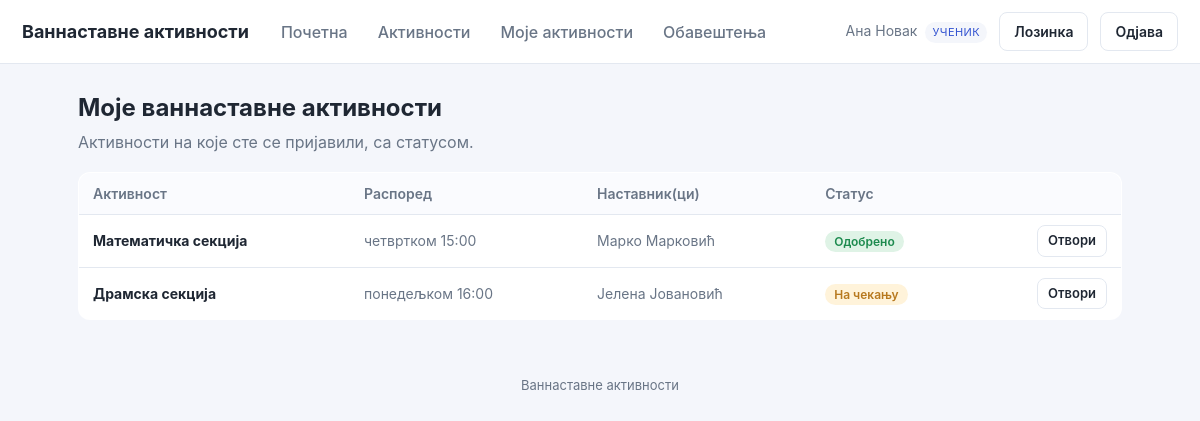
/my_activities.php (signed in), run on the app's committed database.
### tables this page shows
CREATE TABLE users (
  id          INT AUTO_INCREMENT PRIMARY KEY,
  name        VARCHAR(120) NOT NULL,
  username    VARCHAR(60)  NOT NULL UNIQUE,
  maticni_broj VARCHAR(20) DEFAULT NULL UNIQUE,
  password    VARCHAR(255) NOT NULL,
  role        ENUM('admin','teacher','student') NOT NULL,
  grade_class VARCHAR(40) DEFAULT NULL,
  active      TINYINT(1) NOT NULL DEFAULT 1,
  must_change_password TINYINT(1) NOT NULL DEFAULT 0,
  created_at  DATETIME NOT NULL DEFAULT CURRENT_TIMESTAMP
);

CREATE TABLE applications (
  id          INT AUTO_INCREMENT PRIMARY KEY,
  student_id  INT NOT NULL,
  activity_id INT NOT NULL,
  status      ENUM('pending','approved','rejected') NOT NULL DEFAULT 'pending',
  applied_at  DATETIME NOT NULL DEFAULT CURRENT_TIMESTAMP,
  decided_at  DATETIME DEFAULT NULL,
  decided_by  INT DEFAULT NULL,
  UNIQUE KEY uniq_student_activity (student_id, activity_id),
  CONSTRAINT fk_app_student  FOREIGN KEY (student_id)  REFERENCES users(id)      ON DELETE CASCADE,
  CONSTRAINT fk_app_activity FOREIGN KEY (activity_id) REFERENCES activities(id) ON DELETE CASCADE,
  CONSTRAINT fk_app_decider  FOREIGN KEY (decided_by)  REFERENCES users(id)      ON DELETE SET NULL
);

CREATE TABLE activities (
  id            INT AUTO_INCREMENT PRIMARY KEY,
  name          VARCHAR(150) NOT NULL,
  description   TEXT,
  location      VARCHAR(150) DEFAULT NULL,
  schedule_text VARCHAR(150) DEFAULT NULL,
  max_students  INT NOT NULL DEFAULT 20,
  status        ENUM('open','closed','archived') NOT NULL DEFAULT 'open',
  created_by    INT DEFAULT NULL,
  created_at    DATETIME NOT NULL DEFAULT CURRENT_TIMESTAMP,
  CONSTRAINT fk_act_creator FOREIGN KEY (created_by) REFERENCES users(id) ON DELETE SET NULL
);

### includes/db.php (called while the page is built, shortened)
<?php
function db(): PDO {
    static $pdo = null;
    if ($pdo === null) {
        $dsn = 'mysql:host=' . DB_HOST . ';dbname=' . DB_NAME . ';charset=utf8mb4';
        try {
            $pdo = new PDO($dsn, DB_USER, DB_PASS, [
                PDO::ATTR_ERRMODE            => PDO::ERRMODE_EXCEPTION,
                PDO::ATTR_DEFAULT_FETCH_MODE => PDO::FETCH_ASSOC,
                PDO::ATTR_EMULATE_PREPARES   => false,
            ]);
        } catch (PDOException $e) {
            http_response_code(500);
            die('Повезивање са базом није успело. Проверите config.php. '
                . (DEBUG ? '(' . htmlspecialchars($e->getMessage()) . ')' : ''));
        }
    }
    return $pdo;
}

### includes/auth.php (called while the page is built, shortened)
<?php
require_once __DIR__ . '/db.php';
require_once __DIR__ . '/functions.php';
function current_user(): ?array {
    static $u = null;
    if ($u === null) {
        $st = db()->prepare('SELECT * FROM users WHERE id=? AND active=1');
        $st->execute([$_SESSION['uid']]);
        $u = $st->fetch() ?: null;
    }
    return $u;
}
function require_login(): array {
    $u = current_user();
    return $u;
}
function require_role(string ...$roles): array {
    $u = require_login();
    return $u;
}
function is_student(array $u): bool { return $u['role'] === 'student'; }

### my_activities.php (the view, shortened to what this page needs)
<?php
require_once __DIR__ . '/includes/auth.php';
$u = require_role('student');
$st = db()->prepare("SELECT a.*, ap.status,
        (SELECT GROUP_CONCAT(us.name SEPARATOR ', ') FROM users us JOIN activity_teachers t ON t.teacher_id=us.id WHERE t.activity_id=a.id) AS teachers
        FROM applications ap JOIN activities a ON a.id=ap.activity_id
        WHERE ap.student_id=? ORDER BY FIELD(ap.status,'approved','pending','rejected'), a.name");
$st->execute([$u['id']]);
$rows = $st->fetchAll();
include __DIR__ . '/includes/header.php';
?>
<h1>Моје ваннаставне активности</h1>
<p class="sub">Активности на које сте се пријавили, са статусом.</p>
<?php if (!$rows): ?>
  <div class="card muted">Још се нисте пријавили ни на једну активност. <a href="activities.php">Прегледајте активности</a>.</div>
<?php else: ?>
<table>
  <tr><th>Активност</th><th>Распоред</th><th>Наставник(ци)</th><th>Статус</th><th></th></tr>
  <?php foreach ($rows as $a): ?>
  <tr>
    <td><strong><?= e($a['name']) ?></strong></td>
    <td class="muted"><?= e($a['schedule_text'] ?: '—') ?></td>
    <td class="muted"><?= e($a['teachers'] ?: '—') ?></td>
    <td><?= status_badge($a['status']) ?></td>
    <td class="right"><a class="btn btn-sm btn-ghost" href="activity_view.php?id=<?= (int)$a['id'] ?>">Отвори</a></td>
  </tr>
  <?php endforeach; ?>
</table>
<?php endif; ?>
<?php include __DIR__ . '/includes/footer.php'; ?>

### includes/header.php (shortened to what this page needs)
<?php
$u = $u ?? current_user();
?><!DOCTYPE html>
<html lang="sr">
<head>
<link rel="stylesheet" href="assets/style.css">
</head>
<body>
<header class="topbar">
  <a class="brand" href="dashboard.php"><?= e(APP_NAME) ?></a>
  <?php if ($u): ?>
  <nav class="mainnav">
    <a href="dashboard.php">Почетна</a>
    <a href="activities.php">Активности</a>
    <?php if (is_student($u)): ?>
      <a href="my_activities.php">Моје активности</a>
      <a href="notifications.php">Обавештења</a>
    <?php endif; ?>
  </nav>
  <div class="userbox">
    <span class="uname"><?= e($u['name']) ?> <span class="role"><?= e(role_label($u['role'])) ?></span></span>
    <a class="btn btn-ghost" href="change_password.php">Лозинка</a>
    <a class="btn btn-ghost" href="logout.php">Одјава</a>
  </div>
  <?php endif; ?>
</header>
<main class="container">

### includes/functions.php (shortened to what this page needs)
<?php
function e(?string $s): string {
    return htmlspecialchars($s ?? '', ENT_QUOTES, 'UTF-8');
}
function status_label(string $s): string {
    static $m = [
        'pending'  => 'На чекању', 'approved' => 'Одобрено', 'rejected' => 'Одбијено',
        'open'     => 'Отворено',  'closed'   => 'Затворено', 'archived' => 'Архивирано',
        'present'  => 'Присутан',  'absent'   => 'Одсутан',   'excused'  => 'Оправдано',
    ];
    return $m[$s] ?? $s;
}
function role_label(string $r): string {
    static $m = ['admin' => 'Администратор', 'teacher' => 'Наставник', 'student' => 'Ученик'];
    return $m[$r] ?? $r;
}
function status_badge(string $status): string {
    return '<span class="badge badge-' . e($status) . '">' . e(status_label($status)) . '</span>';
}

### assets/style.css (style rules this page uses)
:root { --bg:#f4f6fb; --card:#fff; --ink:#1f2733; --muted:#697586; --line:#e3e8f0; --brand:#3454d1; --brand-d:#2740a8; --ok:#1c8a4e; --warn:#b7791f; --bad:#c23b3b; --radius:12px; --shadow:0 1px 3px rgba(20,30,60,.08),0 6px 18px rgba(20,30,60,.05); }
* { box-sizing:border-box }
body { margin:0;font-family:-apple-system,Segoe UI,Roboto,Helvetica,Arial,sans-serif; background:var(--bg);color:var(--ink);line-height:1.5 }
a { color:var(--brand);text-decoration:none }
.topbar { display:flex;align-items:center;gap:20px;background:var(--card); padding:12px 22px;border-bottom:1px solid var(--line);flex-wrap:wrap }
.brand { font-weight:700;font-size:18px;color:var(--ink) }
.mainnav { display:flex;gap:6px;flex:1;flex-wrap:wrap }
.mainnav a { padding:7px 12px;border-radius:8px;color:var(--muted);font-weight:500 }
.userbox { display:flex;align-items:center;gap:12px }
.uname { font-size:14px;color:var(--muted) }
.role { display:inline-block;font-size:11px;text-transform:uppercase;letter-spacing:.04em; background:var(--bg);color:var(--brand);padding:2px 7px;border-radius:20px;margin-left:4px }
.container { max-width:1080px;margin:26px auto;padding:0 18px }
h1 { font-size:24px;margin:0 0 4px }
.sub { color:var(--muted);margin:0 0 18px }
table { width:100%;border-collapse:collapse;background:var(--card); border:1px solid var(--line);border-radius:var(--radius);overflow:hidden }
th,td { text-align:left;padding:10px 14px;border-bottom:1px solid var(--line);font-size:14px }
th { background:#fafbfe;color:var(--muted);font-weight:600 }
tr:last-child td { border-bottom:none }
.btn { display:inline-block;border:1px solid transparent;background:var(--brand);color:#fff; padding:8px 14px;border-radius:8px;font-size:14px;cursor:pointer;font-weight:600 }
.btn-ghost { background:transparent;border-color:var(--line);color:var(--ink) }
.btn-sm { padding:5px 10px;font-size:13px }
.badge { font-size:12px;padding:3px 9px;border-radius:20px;font-weight:600 }
.badge-pending { background:#fff3da;color:var(--warn) }
.badge-approved { background:#dff3e6;color:var(--ok) }
.muted { color:var(--muted) }
.right { text-align:right }

### data on the page
users: name "Ана Новак", role "УЧЕНИК"
applications: activity.name "Математичка секција", activity.schedule_text "четвртком 15:00", teachers "Марко Марковић", status "Одобрено"
applications: activity.name "Драмска секција", activity.schedule_text "понедељком 16:00", teachers "Јелена Јовановић", status "На чекању"

### other printed values
APP_NAME "Ваннаставне активности"
